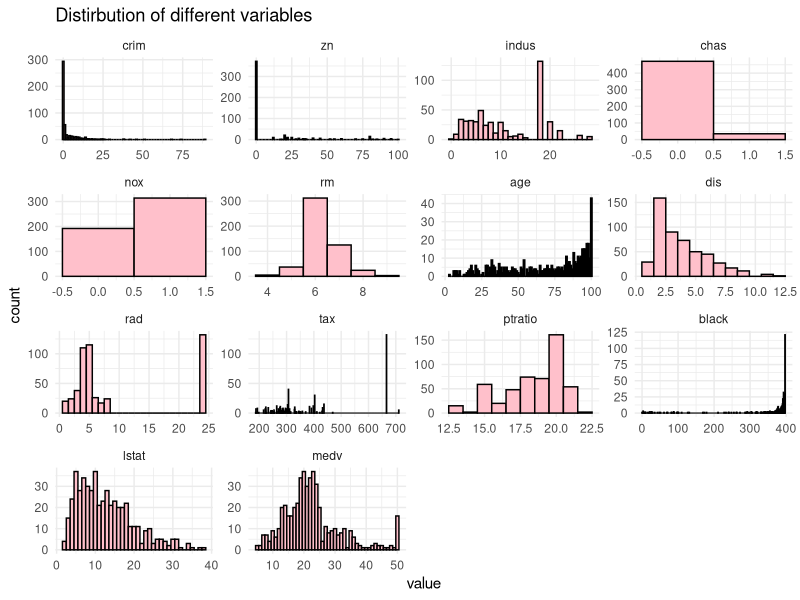
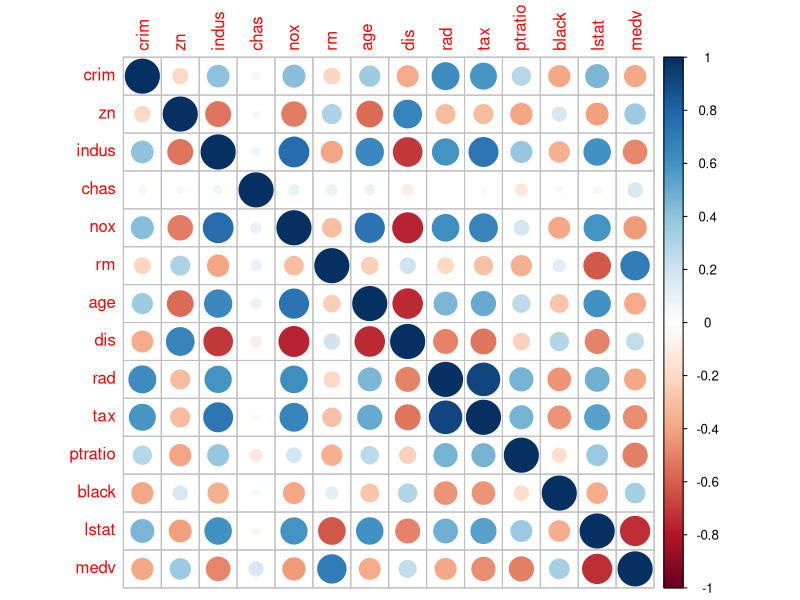
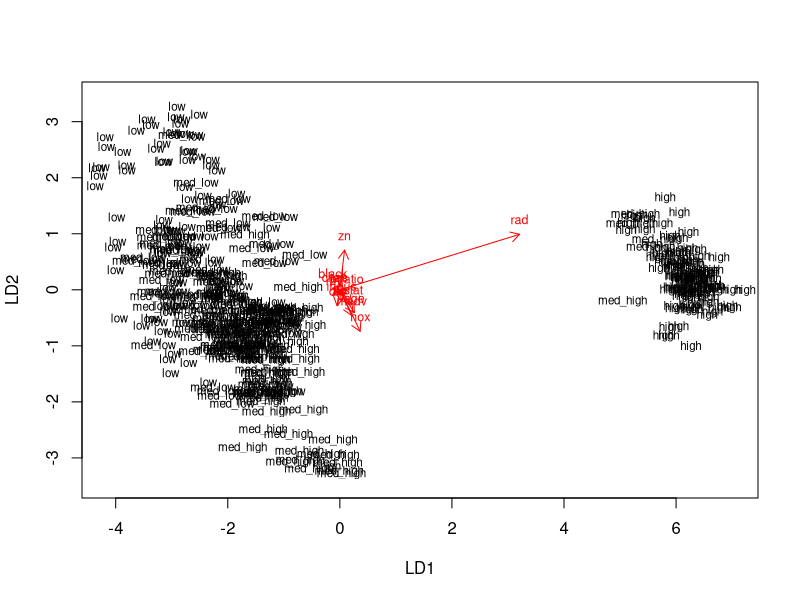
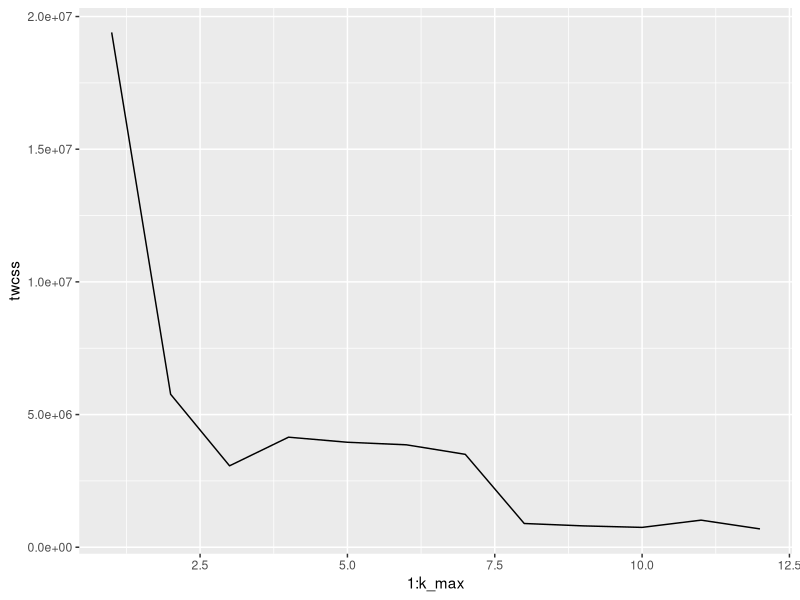
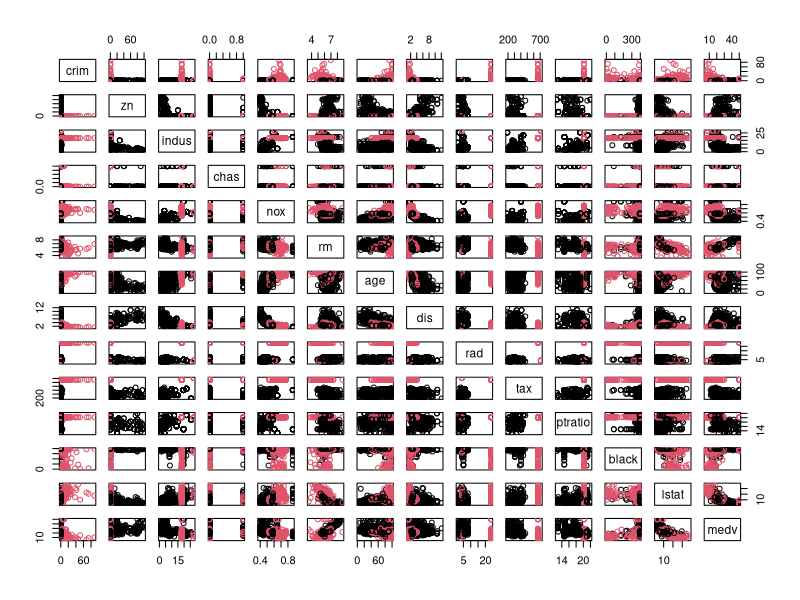

Source code (R) for these figures, in order:
## ---- chunk 1
knitr::opts_chunk$set(warning = FALSE, message = FALSE) 
## ---- chunk 2
library(MASS)
library(tidyr)
library(corrplot)
library(magrittr)
library(dplyr)
library(reshape2)
library(ggplot2)
## ---- chunk 3
data(Boston)
str(Boston)
## ---- chunk 4
library(reshape2)

# Melt the dataset
long_data <- melt(Boston)

# Plot the distributions
ggplot(long_data, aes(x = value)) +
  geom_histogram(binwidth = 1, fill = "pink", color = "black") +
  facet_wrap(~variable, scales = "free") +
  theme_minimal()+
  labs(title="Distirbution of different variables")

## ---- chunk 5

# correlation matrix
cor_matrix <- cor(Boston) 

# print the correlation matrix
cor_matrix

# visualize the correlation matrix
corrplot(cor_matrix, method="circle")

## ---- chunk 6
# Scale the Boston data set and save to boston_scaled
boston_scaled <- scale(Boston) %>% as.data.frame()

summary(boston_scaled)
round(var(boston_scaled),2)
## ---- chunk 7
boston_scaled$crim <- as.numeric(boston_scaled$crim)

# create a quantile vector of crim and print it
bins <- quantile(boston_scaled$crim)
bins

# create a categorical variable 'crime'
crime <- cut(boston_scaled$crim, breaks = bins,labels = c("low","med_low","med_high","high"), include.lowest = TRUE)

# look at the table of the new factor crime


# remove original crim from the dataset
boston_scaled <- dplyr::select(boston_scaled, -crim)

# add the new categorical value to scaled data
boston_scaled <- data.frame(boston_scaled, crime)
## ---- chunk 8


# number of rows in the Boston dataset 
n <- nrow(boston_scaled)

# choose randomly 80% of the rows
ind <- sample(n,  size = n * 0.8)

# create train set
train <- boston_scaled[ind,]

# create test set 
test <- boston_scaled[-ind,]

## ---- chunk 9
# Work with the exercise in this chunk, step-by-step. Fix the R code!
# data train is available

# linear discriminant analysis
lda.fit <- lda(crime ~ ., data = train)

# print the lda.fit object
lda.fit

# the function for lda biplot arrows
lda.arrows <- function(x, myscale = 1, arrow_heads = 0.1, color = "red", tex = 0.75, choices = c(1,2)){
  heads <- coef(x)
  graphics::arrows(x0 = 0, y0 = 0, 
         x1 = myscale * heads[,choices[1]], 
         y1 = myscale * heads[,choices[2]], col=color, length = arrow_heads)
  text(myscale * heads[,choices], labels = row.names(heads), 
       cex = tex, col=color, pos=3)
}

# target classes as numeric
classes <- as.numeric(train$crime)

# plot the lda results (select both lines and execute them at the same time!)
plot(lda.fit, dimen = 2)
lda.arrows(lda.fit, myscale = 1)

## ---- chunk 10

correct_classes <- test$crime
test <- dplyr::select(test, -crime)

# predict classes with test data
lda.pred <- predict(lda.fit, newdata = test)

# cross tabulate the results
table(correct = correct_classes, predicted =lda.pred$class)

## ---- chunk 11
data("Boston")
boston_scaled <- scale(Boston) %>% as.data.frame()

# euclidean distance matrix
dist_eu <- dist(boston_scaled)

# look at the summary of the distances
summary (dist_eu)

## ---- chunk 12

set.seed(123)

# determine the number of clusters
k_max <- 12

# calculate the total within sum of squares
twcss <- sapply(1:k_max, function(k){kmeans(Boston, k)$tot.withinss})

# visualize the results
qplot(x = 1:k_max, y = twcss, geom = 'line')

# k-means clustering
km <- kmeans(Boston, centers = 2)

# plot the Boston dataset with clusters
pairs(Boston, col = km$cluster)


